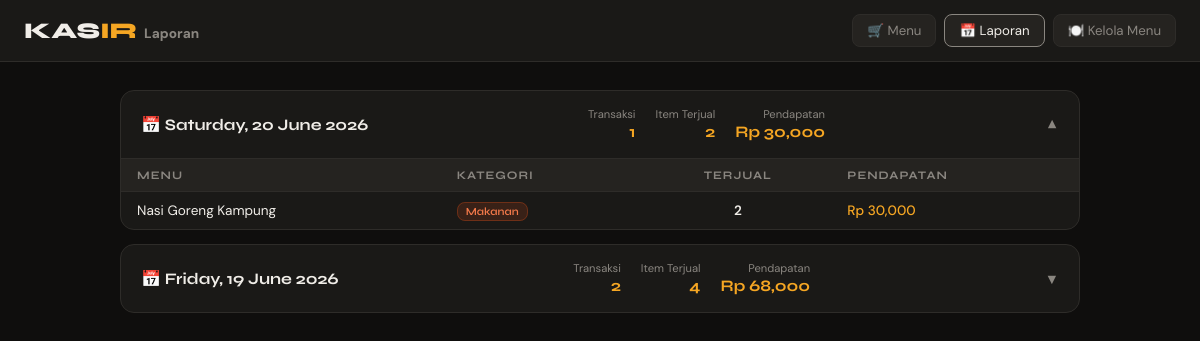
/laporan, run on an earlier commit of the app's database.
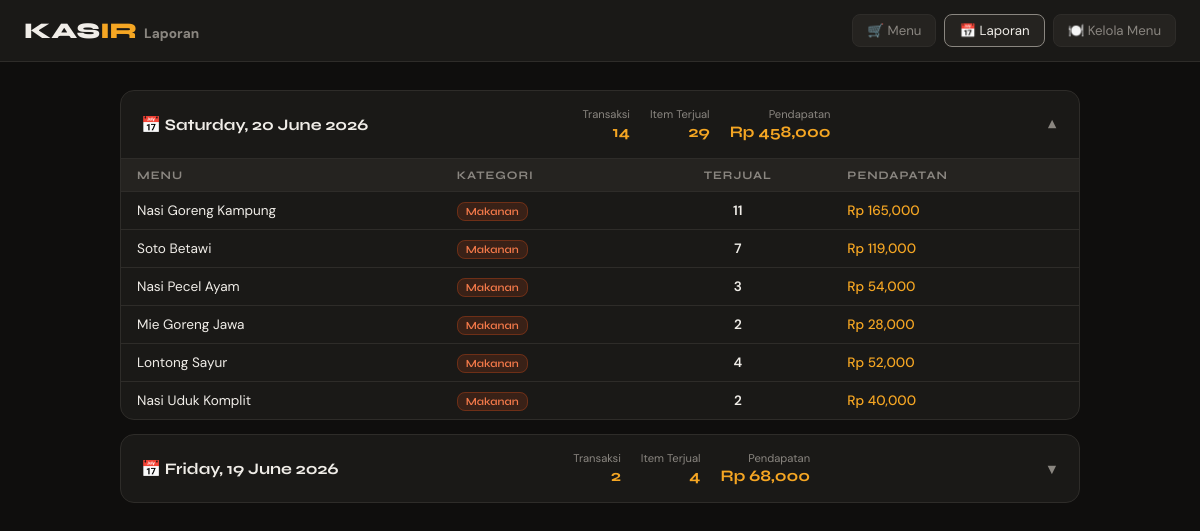
And on a later commit of the database.
### app.py (models this page shows, shortened)
class TransaksiHarian(db.Model):
    __tablename__ = 'transaksi_harian'
    id = db.Column(db.Integer, primary_key=True)
    tanggal = db.Column(db.Date, unique=True, nullable=False, default=date.today)
    total_pesanan = db.Column(db.Integer, default=0)       # jumlah transaksi
    total_item = db.Column(db.Integer, default=0)          # total item terjual
    pendapatan = db.Column(db.Float, default=0)            # total uang
    detail_menu = db.Column(db.Text, default='{}')         # JSON: {menu_id: {nama, jumlah, pendapatan}}
    def get_detail(self):
        return json.loads(self.detail_menu or '{}')

### app.py (the view)
@app.route('/laporan')
def laporan():
    transaksi_list = TransaksiHarian.query.order_by(TransaksiHarian.tanggal.desc()).limit(30).all()
    return render_template('laporan.html', transaksi_list=transaksi_list)

### templates/laporan.html (shortened to what this page needs)
<!DOCTYPE html>
<html lang="id">
<head>
</head>
<body>
<header>
  <div class="logo">KAS<span>IR</span> <span style="color:var(--muted);font-size:.85rem;font-family:'DM Sans',sans-serif;">Laporan</span></div>
  <nav>
    <a href="/">🛒 Menu</a>
    <a href="/laporan" class="aktif">📅 Laporan</a>
    <a href="/admin/menu">🍽️ Kelola Menu</a>
  </nav>
</header>
<div class="container">
  {% if transaksi_list %}
    {% for t in transaksi_list %}
    <div class="hari-card" id="card-{{ loop.index }}">
      <div class="hari-header" onclick="toggleCard('card-{{ loop.index }}')">
        <div class="hari-tanggal">📅 {{ t.tanggal.strftime('%A, %d %B %Y') }}</div>
        <div class="hari-stats">
          <div class="hari-stat">
            <span class="label">Transaksi</span>
            <span class="nilai">{{ t.total_pesanan }}</span>
          </div>
          <div class="hari-stat">
            <span class="label">Item Terjual</span>
            <span class="nilai">{{ t.total_item }}</span>
          </div>
          <div class="hari-stat">
            <span class="label">Pendapatan</span>
            <span class="nilai">Rp {{ "{:,.0f}".format(t.pendapatan) }}</span>
          </div>
        </div>
        <span class="chevron">▼</span>
      </div>
      <div class="hari-body">
        {% set detail = t.get_detail() %}
        {% if detail %}
        <table>
          <thead>
            <tr>
              <th>Menu</th>
              <th>Kategori</th>
              <th style="text-align:center;">Terjual</th>
              <th>Pendapatan</th>
            </tr>
          </thead>
          <tbody>
            {% for mid, info in detail.items() %}
            <tr>
              <td>{{ info.nama }}</td>
              <td>
                <span class="kat-badge kat-{{ info.kategori | lower }}">{{ info.kategori }}</span>
              </td>
              <td class="col-qty">{{ info.jumlah }}</td>
              <td class="col-harga">Rp {{ "{:,.0f}".format(info.pendapatan) }}</td>
            </tr>
            {% endfor %}
          </tbody>
        </table>
        {% else %}
        <div style="padding:20px;text-align:center;color:var(--muted);font-size:.85rem;">Tidak ada detail</div>
        {% endif %}
      </div>
    </div>
    {% endfor %}
  {% else %}
  <div class="empty-state">
    <div style="font-size:3rem;margin-bottom:12px;">📊</div>
    Belum ada data laporan harian
  </div>
  {% endif %}
</div>
</body>
</html>

What changed in the data, as far as the page shows it:
changed TransaksiHarian "Saturday, 20 June 2026": total_pesanan "1" → "14"; total_item "2" → "29"; pendapatan "30,000" → "458,000"
Also different on the page:
new list line: "Nasi Goreng Kampung Makanan 11 Rp 165,000"
new list line: "Soto Betawi Makanan 7 Rp 119,000"
new list line: "Nasi Pecel Ayam Makanan 3 Rp 54,000"
new list line: "Mie Goreng Jawa Makanan 2 Rp 28,000"
new list line: "Lontong Sayur Makanan 4 Rp 52,000"
new list line: "Nasi Uduk Komplit Makanan 2 Rp 40,000"
list line gone: "Nasi Goreng Kampung Makanan 2 Rp 30,000"
